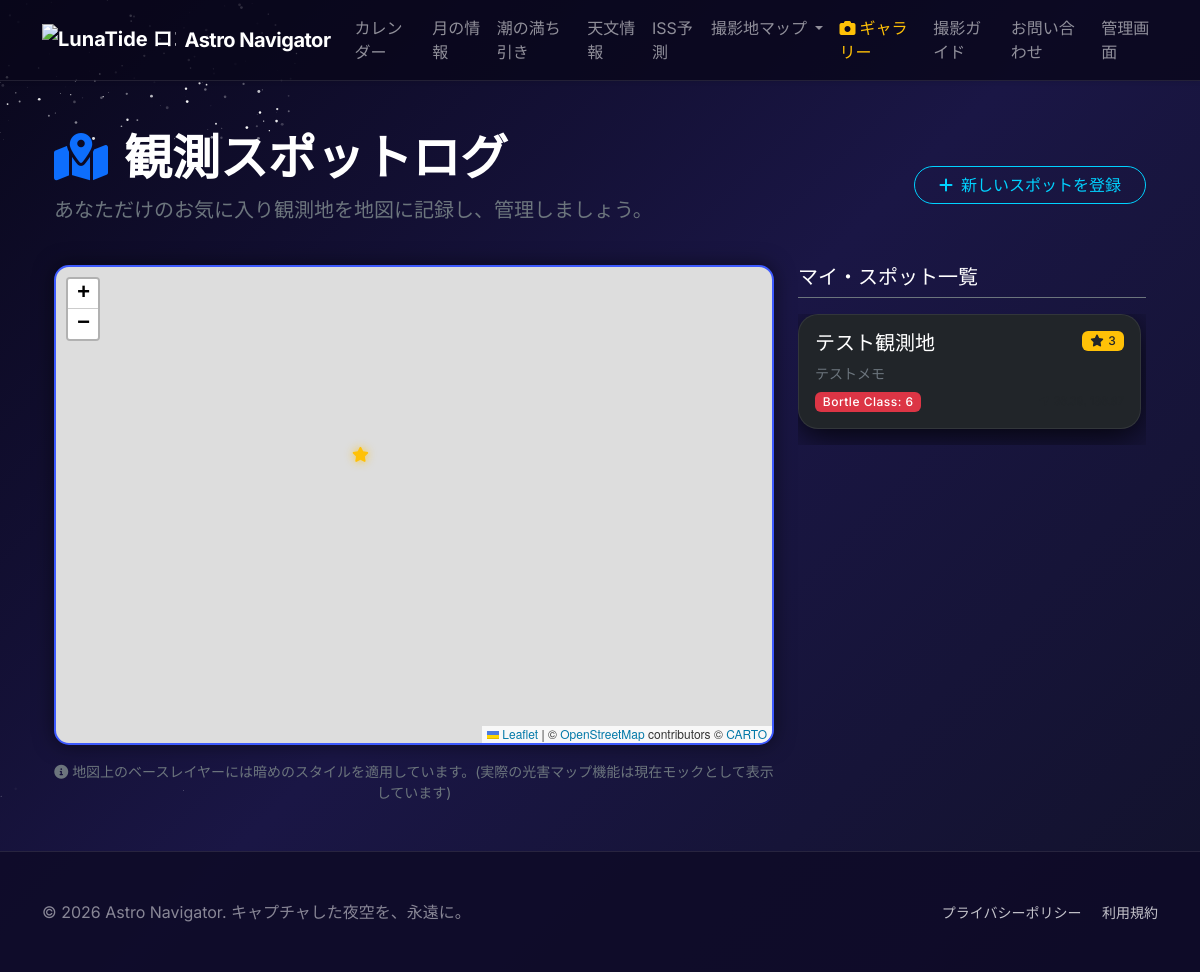
Screenshot of /spots with the database file from the repository.
### tables this page shows
CREATE TABLE observation_spots (
            id INTEGER PRIMARY KEY AUTOINCREMENT,
            name TEXT NOT NULL,
            latitude REAL NOT NULL,
            longitude REAL NOT NULL,
            description TEXT,
            bortle_scale INTEGER,
            rating INTEGER DEFAULT 3,
            thumbnail_filename TEXT,
            created_at TIMESTAMP DEFAULT CURRENT_TIMESTAMP
        );

### routes/spots.py (the view)
@spots_bp.route('/spots')
def spots():
    conn = get_moon_db()
    cursor = conn.cursor()
    cursor.execute('SELECT * FROM observation_spots ORDER BY created_at DESC')
    rows = cursor.fetchall()
    spots_list = []
    for row in rows:
        spots_list.append({
            "id": row['id'],
            "name": row['name'],
            "lat": row['latitude'],
            "lng": row['longitude'],
            "note": row['description'],
            "bortle": row['bortle_scale'],
            "rating": row['rating'],
            "thumbnail": row['thumbnail_filename']
        })
    return render_template('spots.html', spots=spots_list, today=datetime.now().strftime('%Y-%m-%d'))

### app.py (called while the page is built)
@app.context_processor
def inject_prefectures():
    from flask import request
    from models.functions import load_prefectures, get_today
    return {
        'prefectures': load_prefectures(),
        'pref_location': request.cookies.get('pref_location', '大阪(大阪府)'),
        'today': get_today()
    }

@app.teardown_appcontext
def close_connection(exception):
    from database import close_connection
    close_connection(exception)

### database.py (called while the page is built)
def get_db(db_name=DATABASE):
    db_attr = f'_database_{db_name.replace(".", "_")}'
    db = getattr(g, db_attr, None)
    if db is None:
        db = sqlite3.connect(db_name)
        db.row_factory = sqlite3.Row
        setattr(g, db_attr, db)
    return db

def get_moon_db():
    return get_db(MOON_DATABASE)

def close_connection(exception):
    for attr in list(g.__dict__.keys()):
        if attr.startswith('_database_'):
            db = getattr(g, attr)
            if db is not None:
                db.close()

### models/functions.py (called while the page is built)
def load_prefectures():
    with open('data/pref_name.csv', encoding='utf-8') as f:
        return [row['pref_name'] for row in csv.DictReader(f)]

def get_today():
    return date.today().strftime('%Y-%m-%d')

### templates/spots.html (shortened to what this page needs)
{% extends "base.html" %}
{% block content %}
<link rel="stylesheet" href="https://unpkg.com/leaflet@1.9.4/dist/leaflet.css"
 />
<div class="container my-5 fade-in">
    <div class="row mb-4 align-items-center">
        <div class="col-md-8">
            <h1 class="display-5 fw-bold"><i class="fas fa-map-marked-alt text-primary me-3"></i>観測スポットログ</h1>
            <p class="text-secondary lead">あなただけのお気に入り観測地を地図に記録し、管理しましょう。</p>
        </div>
        <div class="col-md-4 text-md-end mt-3 mt-md-0">
            <button class="btn btn-outline-primary rounded-pill px-4" data-bs-toggle="modal"
                data-bs-target="#addSpotModal">
                <i class="fas fa-plus me-2"></i>新しいスポットを登録
            </button>
        </div>
    </div>
    <div class="row g-4 mb-5">
        <div class="col-lg-8">
            <div id="map" class="position-relative z-0"></div>
            <div class="mt-3 text-secondary small text-center">
                <i class="fas fa-info-circle me-1"></i>地図上のベースレイヤーには暗めのスタイルを適用しています。(実際の光害マップ機能は現在モックとして表示しています)
            </div>
        </div>
        <div class="col-lg-4">
            <h3 class="h5 border-bottom border-secondary pb-2 mb-3">マイ・スポット一覧</h3>
            <div class="spots-list overflow-auto" style="max-height: 60vh; padding-right: 5px;">
                {% for spot in spots %}
                <div class="card bg-dark border-secondary mb-3 spot-card"
                    onclick="panToSpot({{ spot.lat }}, {{ spot.lng }}, {{ spot.id }})">
                    <div class="card-body">
                        <div class="d-flex justify-content-between align-items-start mb-2">
                            <h5 class="card-title text-light mb-0">{{ spot.name }}</h5>
                            <span class="badge bg-warning text-dark"><i class="fas fa-star me-1"></i>{{ spot.rating
                                }}</span>
                        </div>
                        <p class="card-text text-secondary small mb-2">{{ spot.note }}</p>
                        <div class="d-flex justify-content-between align-items-center mt-2">
                            <span
                                class="badge {% if spot.bortle <= 3 %}bg-success{% elif spot.bortle <= 5 %}bg-info{% else %}bg-danger{% endif %} tooltip-element"
                                data-bs-toggle="tooltip" title="夜空の暗さの指標 (1〜9)。数値が低いほど暗い。">
                                Bortle Class: {{ spot.bortle }}
                            </span>
                            <span class="text-muted" style="font-size: 0.7rem;"><i
                                    class="fas fa-location-arrow me-1"></i>{{ "%.2f"|format(spot.lat) }}, {{
                                "%.2f"|format(spot.lng) }}</span>
                        </div>
                    </div>
                </div>
                {% endfor %}
            </div>
        </div>
    </div>
</div>
{% endblock %}

### static/style.css (style rules this page uses)
:root { --space-bg: linear-gradient(135deg, #09071b 0%, #1a1645 50%, #12122b 100%); --moon-glow: rgba(255, 255, 255, 0.15); --glass-bg: rgba(255, 255, 255, 0.03); --glass-bg-hover: rgba(255, 255, 255, 0.08); --glass-border: rgba(255, 255, 255, 0.08); --text-primary: #ffffff; --text-secondary: rgba(255, 255, 255, 0.6); --accent-blue: #00d2ff; --accent-purple: #9d50bb; --card-shadow: 0 8px 32px 0 rgba(0, 0, 0, 0.8); }
body { background: var(--space-bg); background-attachment: fixed; color: var(--text-primary); font-family: 'Inter', -apple-system, BlinkMacSystemFont, "Segoe UI", Roboto, sans-serif; min-height: 100vh; overflow-x: hidden; position: relative; }
.fade-in { animation: fadeIn 0.8s ease-out forwards; }
.card { background: var(--glass-bg); backdrop-filter: blur(20px); -webkit-backdrop-filter: blur(20px); border: 1px solid var(--glass-border) !important; border-radius: 20px; box-shadow: var(--card-shadow); transition: all 0.4s cubic-bezier(0.165, 0.84, 0.44, 1); }
.card-title { color: white !important; }
.card-text { color: var(--text-secondary); }
.btn-outline-primary { color: var(--accent-blue); border-color: var(--accent-blue); }
.badge { font-weight: 500; letter-spacing: 0.5px; }

### templates/spots.html (style rules this page uses)
#map { height: 60vh; width: 100%; border-radius: 15px; border: 2px solid #3d5afe; box-shadow: 0 0 20px rgba(0, 0, 0, 0.5); }
.spot-card { transition: transform 0.2s; cursor: pointer; }

### rows the page displays
observation_spots: name "テスト観測地", rating "3", note "テストメモ", bortle "6"
